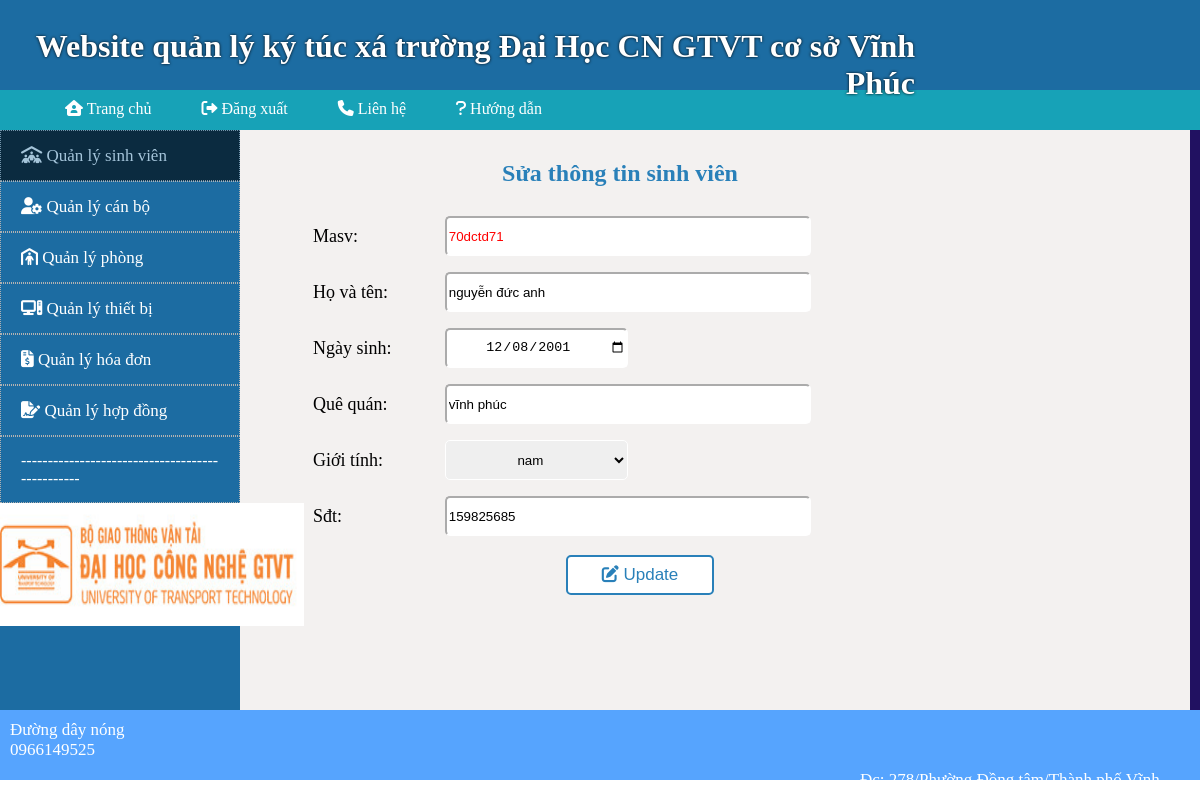
The app's page /Qlsinhvien/Sua_sv/70dctd71 (signed in) with its own data.
### tables this page shows
CREATE TABLE `sinhvien` (
  `masv` varchar(50) NOT NULL,
  `tensv` varchar(50) NOT NULL,
  `ngaysinh` date NOT NULL,
  `quequan` varchar(200) NOT NULL,
  `gioitinh` varchar(20) NOT NULL,
  `sdt` varchar(15) NOT NULL
);

### MVC/Core/Controller.php (called while the page is built, shortened)
<?php
class Controller{
	public function model($model){
		return new $model;
	}
	public function view($view,$data=[]){
        require_once "./MVC/views/".$view.".php";
    }
}
?>

### MVC/Controllers/Qlsinhvien.php (called while the page is built, shortened)
<?php
class Qlsinhvien extends Controller{
    public $tk;
    function __construct()
    {
        $this->tk=$this->model("Model_qlsinhvien");
    }
	function Sua_sv($msv){
		$this->view('ViewMaster',[
			'page_find_sv'=>'Suasinhvien_view',
			'dl'=>$this->tk->sinhvien_tk($msv,'','','','','')
		]);
	}
}
?>

### MVC/Core/App.php (called while the page is built, shortened)
<?php
class App{
	protected $action="TrangChu";
	function __construct(){
		$arr = $this->urlProcessor();
		if(file_exists("./MVC/Controllers/".$arr[0].".php")){
			$this->controller=$arr[0];
			unset($arr[0]);
		}
		$this->controller = new $this->controller;
		if(isset($arr[1])){
			if(method_exists($this->controller,$arr[1])){
				$this->action = $arr[1];
			}
			unset($arr[1]);
		}
		$this->params=$arr?array_values($arr):[];
		call_user_func_array([$this->controller,$this->action],$this->params);
	}
	function urlProcessor(){
		if(isset($_GET["url"])){
			$url=filter_var(trim($_GET["url"],"/"));
			$url=explode("/", $url);
			return $url;
		}
	}
}
?>

### index.php (called while the page is built, shortened)
<?php
$myApp = new App();
?>

### MVC/Core/ConnectDB.php (called while the page is built, shortened)
<?php
class ConnectDB{
    protected $server = "localhost";
    protected $user = "root";
    protected $password ="";
    function __construct(){
        $this->con = mysqli_connect($this->server,$this->user,$this->password);
    }
}
?>

### MVC/Models/Model_qlsinhvien.php (called while the page is built, shortened)
<?php
class Model_qlsinhvien extends ConnectDB{
	function sinhvien_tk($msv,$tensv,$qq,$gt,$phg,$tnh){
		$sql = "SELECT sinhvien.*, hopdong.phong, hopdong.toanha
		FROM sinhvien
		JOIN hopdong ON sinhvien.masv = hopdong.masv
		WHERE sinhvien.masv like '%$msv%' AND  sinhvien.tensv like '%$tensv%' AND sinhvien.quequan like '%$qq%' AND sinhvien.gioitinh like '%$gt%' AND hopdong.phong like '%$phg%' AND hopdong.toanha like '%$tnh%'";
		return mysqli_query($this->con,$sql);
	}
}
?>

### MVC/Views/Pages/View_qlsinhvien/Suasinhvien_view.php (the view, shortened to what this page needs)
<?php
if(isset($data['dl'])){
    $kq=$data['dl'];
    while ($row=mysqli_fetch_array($kq)){
        $msv = $row['masv'];
        $tsv = $row['tensv'];
        $ngs = $row['ngaysinh'];
        $qq = $row['quequan'];
        $gt = $row['gioitinh'];
        $sdt = $row['sdt'];
    }
}
?>
<!DOCTYPE html>
<html lang="en">
<head>
</head>
<body>
    <form method="POST" action="http://localhost/New-MVC/Qlsinhvien/Update_sv">
        <table>
            <caption><h2 style="color: #2980B9;">Sửa thông tin sinh viên</h2></caption>
            <tr>
                <td class="col1">
                    <label>Masv: </label>
                </td>
                <td class="col2">
                    <input class="input" type="text" name="txtmasv" value="<?php if(isset($data['msv'])){echo $data['msv'] ;}else{echo $msv;}?>" readonly style="color: red;">
                </td>
            </tr>
            <tr>
                <td class="col1">
                    <label>Họ và tên: </label>
                </td>
                <td class="col2">
                    <input class="input" type="text" name="txttensv" value="<?php if(isset($data['tsv'])){echo $data['tsv'] ;}else{echo $tsv;}?>">
                </td>
            </tr>
            <tr>
                <td class="col1">
                    <label>Ngày sinh: </label>
                </td>
                <td class="col2">
                    <input class="dd2" type="date" name="txtngaysinh" value="<?php if(isset($data['ngs'])){echo $data['ngs'] ;}else{echo $ngs;}?>">
                </td>
            </tr>
            <tr>
                <td class="col1">
                    <label>Quê quán: </label>
                </td>
                <td class="col2">
                    <input class="input" type="text" name="txtquequan" value="<?php if(isset($data['qq'])){echo $data['qq'] ;}else{echo $qq;}?>">
                </td>
            </tr>
            <tr>
                <td class="col1"><label>Giới tính:</label> </td>
                <td class="col2">
                    <select class="dd2" name="ddgioitinh">
                        <option value="nam" <?php if(isset($data['gt']) && $data['gt']=='nam'){echo 'selected';}else{if($gt=='nam'){echo 'selected';}} ?>>nam</option>
                    </select>
                </td>
            </tr>
            <tr>
                <td class="col1">
                    <label>Sđt: </label>
                </td>
                <td class="col2">
                    <input class="input" type="tel"  name="txtsdt" value="<?php if(isset($data['sdt'])){echo $data['sdt'] ;}else{echo $sdt;}?>">
                </td>
            </tr>
            <tr>
                <td colspan="2" class="col3" style="padding: 10px 0px;">
                    <button class="submit" type="submit" name="submit_sua"><i class="fa-solid fa-pen-to-square"></i> Update</button>
                </td>
            </tr>
        </table>
    </form>
</body>
</html>

### MVC/Views/ViewMaster.php (style rules this page uses)
* { margin: 0px; }
table { width: 60%; padding-top: 30px; padding-left: 70px; padding-right: 30px; }
.col2 { width: 80%; text-align: left; height: 25px; }
.col1 { width: 20%; text-align: left; height: 25px; color: #0008ff; }
.col3 { width: 100%; text-align: center; padding: 5px 35px; }

### MVC/Views/Pages/View_qlsinhvien/Suasinhvien_view.php (style rules this page uses)
* { margin: 0px; }
table { width: 80%;height: 100%;padding-top: 20px; padding-left: 70px; padding-right: 30px; }
.col2 { width: 80%; text-align: left; height: 25px; padding: 7px 0px; }
.col1 { width: 20%; text-align: left; height: 25px; color: black; font-size: 18px; }
.col3 { width: 20%; text-align: center; padding: 20px 0px; }
.dd2 { width: 35%; height: 40px; text-align: center; display: inline-block; border-radius: 5px; border-color: white; box-sizing: border-box; }
.input { width: 70%; height: 40px; display: inline-block; border-radius: 5px; border-color: white; box-sizing: border-box; }
.submit { width: 148px; height: 40px; background-color: white; color: #2980B9; border: 2px solid; border-radius: 5px; border-color: #2980B9; cursor: pointer; font-size: 17px; }
table caption { padding-top: 20px; }

### records on screen
sinhvien: txtmasv "70dctd71", txttensv "nguyễn đức anh", txtngaysinh "12/08/2001", txtquequan "vĩnh phúc", ddgioitinh "nam", txtsdt "159825685"
